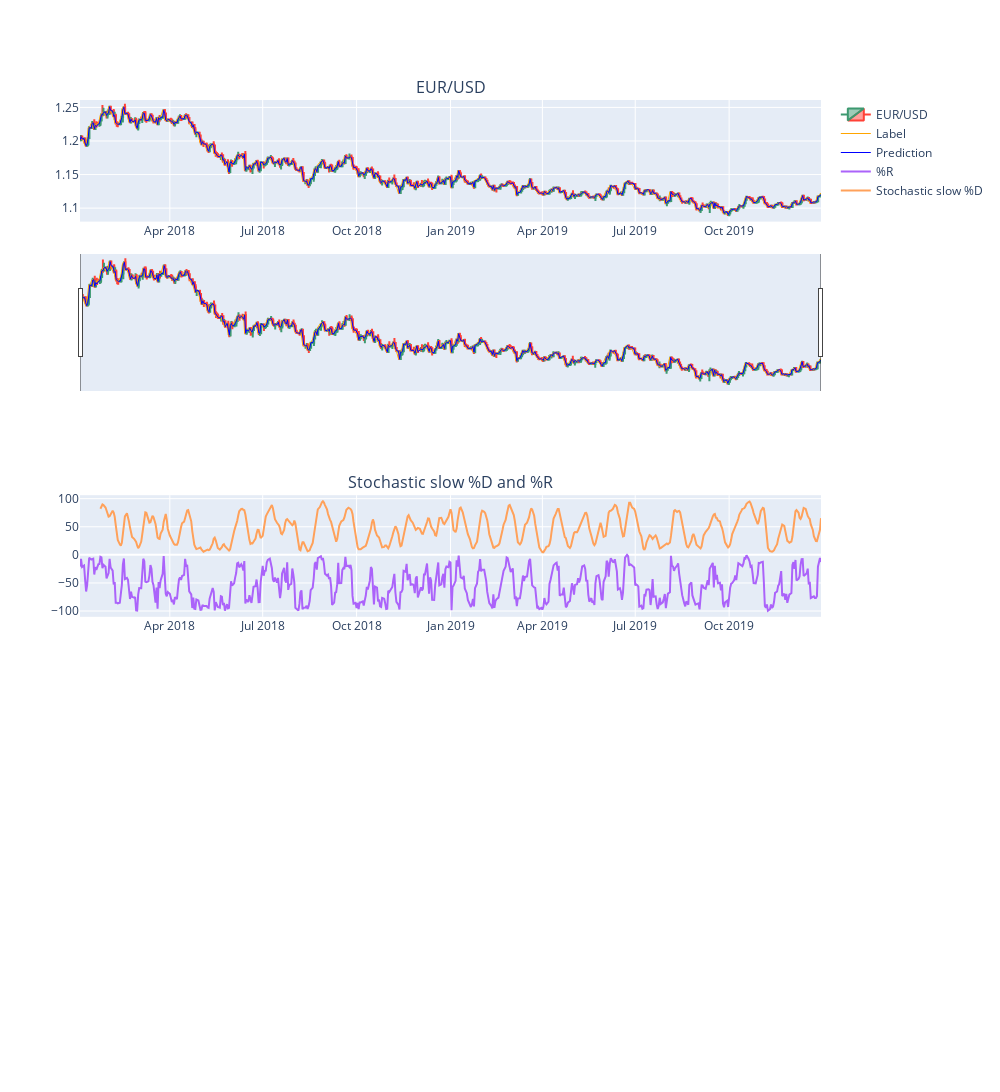

Notebook source saved alongside this figure:
### Markdown cell above
### Plot the data

### Code cell
rows = 3
cols = 1
graph = make_subplots(rows=rows, cols=cols, subplot_titles=("EUR/USD", "Stochastic slow %D and %R", " "), vertical_spacing=0.3)
graph.add_trace(go.Candlestick(x=results.index,
                            open=results.Open,
                            high=results.High,
                            low=results.Low,
                            close=results.Close,
                            name="EUR/USD"), row=1, col=1)

label_trace = go.Scatter(x=results.index, y=results.label, name="Label", line=dict(color = "orange", width=1))
pred_trace = go.Scatter(x=results.index, y=results.pred, name="Prediction", line=dict(color = "blue", width=1))

candlestick = go.Candlestick(x=results.index,
                            open=results.Open,
                            high=results.High,
                            low=results.Low,
                            close=results.Close,
                            name="EUR/USD")

Rpercent_trace = go.Scatter(x=results.index, y=results["%R"], name=results["%R"].name)
slowD_trace = go.Scatter(x=results.index, y=results["Stochastic slow %D"], name=results["Stochastic slow %D"].name)

data = [candlestick, label_trace, pred_trace, Rpercent_trace, slowD_trace]

graph.append_trace(go.Scatter(x=results.index, y=results.label, name="Label", line=dict(color = "orange", width=1)), row=1, col=1)
graph.append_trace(go.Scatter(x=results.index, y=results.pred, name="Prediction", line=dict(color = "blue", width=1)), row=1, col=1)

graph.append_trace(go.Scatter(x=results.index, y=results["%R"], name=results["%R"].name), row=2, col=1)
graph.append_trace(go.Scatter(x=results.index, y=results["Stochastic slow %D"], name=results["Stochastic slow %D"].name), row=2, col=1)

graph.layout.xaxis.range = [results.index[0], results.index[-1]]
graph.update_layout(height=1200, width=1000)

layout = graph.layout

fig = go.FigureWidget(data=graph.data, layout=graph.layout)
fig.layout.yaxis.range = [results.label.min() - 0.01, results.label.max() + 0.01]
fig.update_yaxes(fixedrange=False, nticks = 5, tick0=1.1)

def zoom(layout, xrange):
    in_view = results.loc[fig.layout.xaxis.range[0]:fig.layout.xaxis.range[1]]
    fig.layout.yaxis.range = [in_view.Low.min() - 0.001, in_view.High.max() + 0.001]
    

try:
    fig.layout.on_change(zoom, "xaxis.range")
except: 
    pass
fig.show()

### Figure 1 — Plotly figure (JSON) as saved in the notebook; plotly's stock layout.template omitted (floating-point values rounded to 4 significant figures; data arrays with more than 128 entries replaced by an {"elided": "..."} marker saying what was removed)
{"data": [{"close": {"elided": "623 float values"}, "high": {"elided": "623 float values"}, "low": {"elided": "623 float values"}, "name": "EUR/USD", "open": {"elided": "623 float values"}, "type": "candlestick", "uid": "e52c6710-be5e-4fc8-99c4-d35482327839", "x": {"elided": "623 str values"}, "xaxis": "x", "yaxis": "y"}, {"line": {"color": "orange", "width": 1}, "name": "Label", "type": "scatter", "uid": "993c3b0b-9bc9-4e04-977b-31cb8f0e5e4e", "x": {"elided": "623 str values"}, "xaxis": "x", "y": {"elided": "623 float values"}, "yaxis": "y"}, {"line": {"color": "blue", "width": 1}, "name": "Prediction", "type": "scatter", "uid": "588c941f-9bbb-481c-b09b-60de1a74805a", "x": {"elided": "623 str values"}, "xaxis": "x", "y": {"elided": "623 float values"}, "yaxis": "y"}, {"name": "%R", "type": "scatter", "uid": "e2f66398-5b4e-4388-8da0-455fd521d2e9", "x": {"elided": "623 str values"}, "xaxis": "x2", "y": {"elided": "623 float values"}, "yaxis": "y2"}, {"name": "Stochastic slow %D", "type": "scatter", "uid": "33600af1-4bcf-47a9-849d-8b6100f09bf2", "x": {"elided": "623 str values"}, "xaxis": "x2", "y": {"elided": "623 float values"}, "yaxis": "y2"}], "layout": {"annotations": [{"font": {"size": 16}, "showarrow": false, "text": "EUR/USD", "x": 0.5, "xanchor": "center", "xref": "paper", "y": 1, "yanchor": "bottom", "yref": "paper"}, {"font": {"size": 16}, "showarrow": false, "text": "Stochastic slow %D and %R", "x": 0.5, "xanchor": "center", "xref": "paper", "y": 0.5667, "yanchor": "bottom", "yref": "paper"}, {"font": {"size": 16}, "showarrow": false, "text": " ", "x": 0.5, "xanchor": "center", "xref": "paper", "y": 0.1333, "yanchor": "bottom", "yref": "paper"}], "height": 1200, "width": 1000, "xaxis": {"anchor": "y", "domain": [0, 1], "range": ["2018-01-03T00:00:00", "2019-12-30T00:00:00"]}, "xaxis2": {"anchor": "y2", "domain": [0, 1]}, "xaxis3": {"anchor": "y3", "domain": [0, 1]}, "yaxis": {"anchor": "x", "domain": [0.8667, 1], "fixedrange": false, "nticks": 5, "range": [1.08, 1.261], "tick0": 1.1}, "yaxis2": {"anchor": "x2", "domain": [0.4333, 0.5667], "fixedrange": false, "nticks": 5, "tick0": 1.1}, "yaxis3": {"anchor": "x3", "domain": [0, 0.1333], "fixedrange": false, "nticks": 5, "tick0": 1.1}}}
